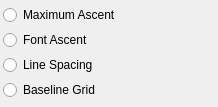
<?xml version="1.0" encoding="UTF-8"?>
<ui version="4.0">
 <class>PropertyWidget_FlopBase</class>
 <widget class="QFrame" name="PropertyWidget_FlopBase">
  <property name="geometry">
   <rect>
    <x>0</x>
    <y>0</y>
    <width>218</width>
    <height>107</height>
   </rect>
  </property>
  <layout class="QVBoxLayout" name="verticalLayout">
   <property name="spacing">
    <number>3</number>
   </property>
   <property name="leftMargin">
    <number>3</number>
   </property>
   <property name="topMargin">
    <number>3</number>
   </property>
   <property name="rightMargin">
    <number>3</number>
   </property>
   <property name="bottomMargin">
    <number>3</number>
   </property>
   <item>
    <widget class="QRadioButton" name="flopRealHeight">
     <property name="toolTip">
      <string>Set the height of the first line of the text frame to use the tallest height of the included characters</string>
     </property>
     <property name="text">
      <string>Maximum Ascent</string>
     </property>
     <attribute name="buttonGroup">
      <string notr="true">flopGroup</string>
     </attribute>
    </widget>
   </item>
   <item>
    <widget class="QRadioButton" name="flopFontAscent">
     <property name="toolTip">
      <string>Set the height of the first line of text frame to use the full ascent of the font(s) in use</string>
     </property>
     <property name="text">
      <string>Font Ascent</string>
     </property>
     <attribute name="buttonGroup">
      <string notr="true">flopGroup</string>
     </attribute>
    </widget>
   </item>
   <item>
    <widget class="QRadioButton" name="flopLineSpacing">
     <property name="toolTip">
      <string>Set the height of the first line of the text frame to the specified line height</string>
     </property>
     <property name="text">
      <string>Line Spacing</string>
     </property>
     <attribute name="buttonGroup">
      <string notr="true">flopGroup</string>
     </attribute>
    </widget>
   </item>
   <item>
    <widget class="QRadioButton" name="flopBaselineGrid">
     <property name="toolTip">
      <string>Set the base line of the first line of the text frame to the base line grid</string>
     </property>
     <property name="text">
      <string>Baseline Grid</string>
     </property>
     <attribute name="buttonGroup">
      <string notr="true">flopGroup</string>
     </attribute>
    </widget>
   </item>
  </layout>
 </widget>
 <resources/>
 <connections/>
 <buttongroups>
  <buttongroup name="flopGroup"/>
 </buttongroups>
</ui>
